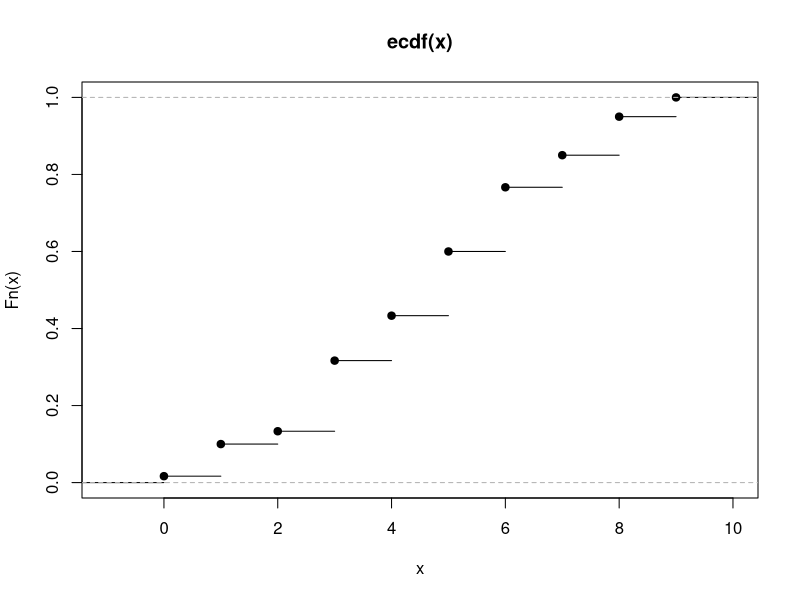
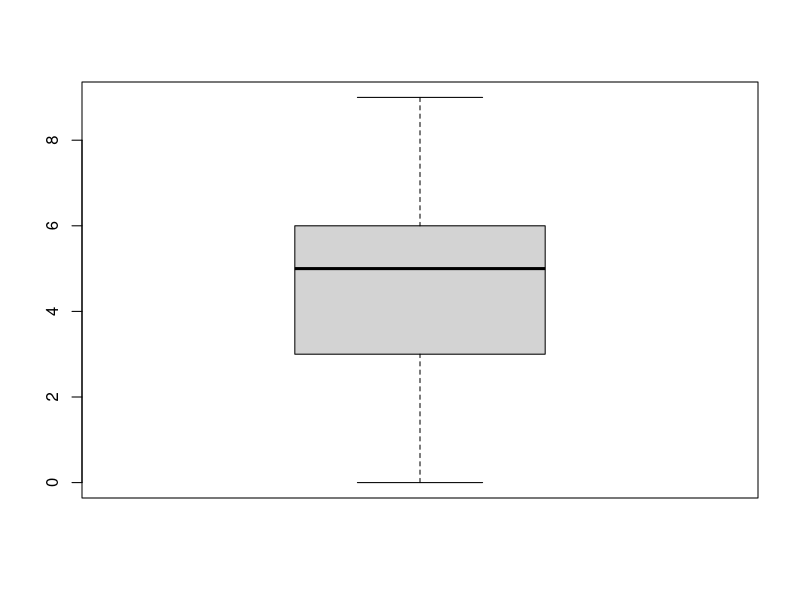
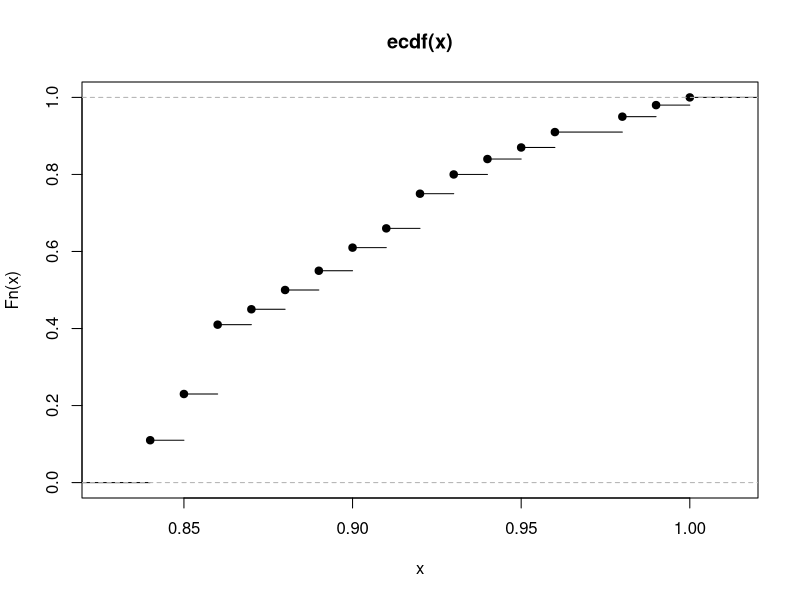
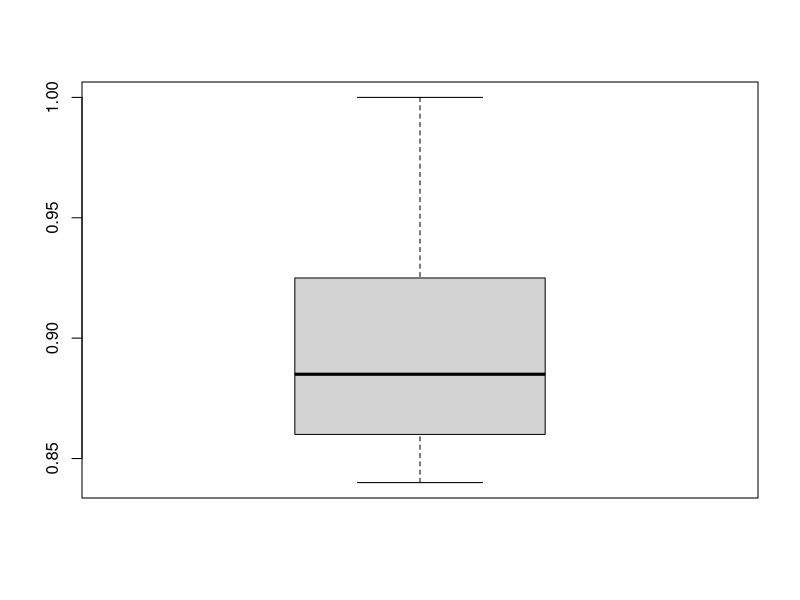
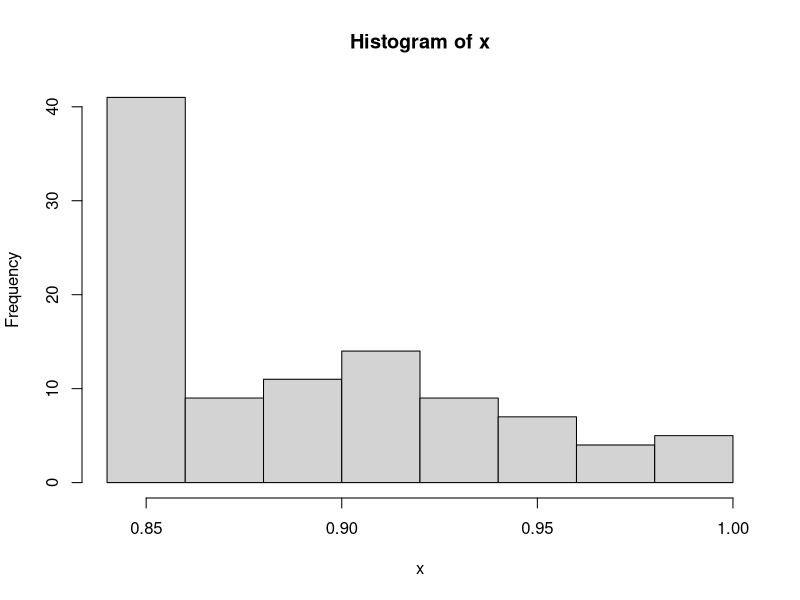
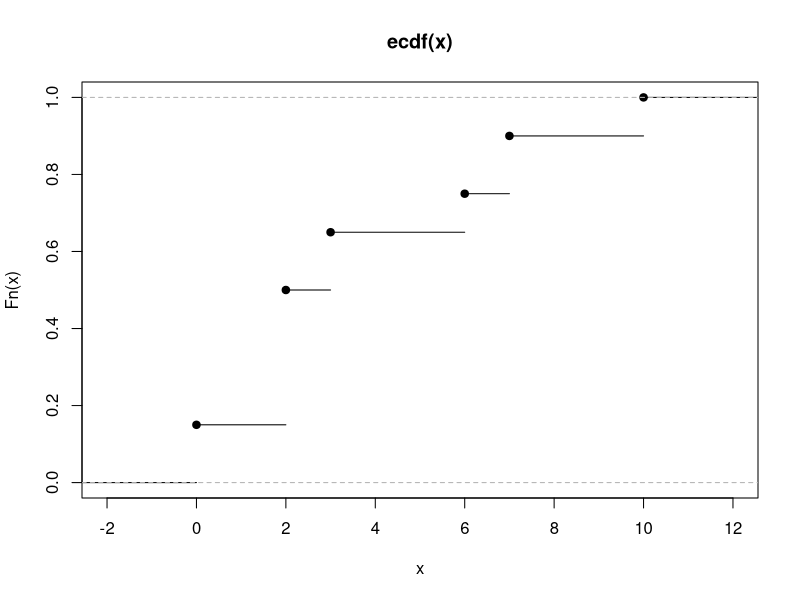
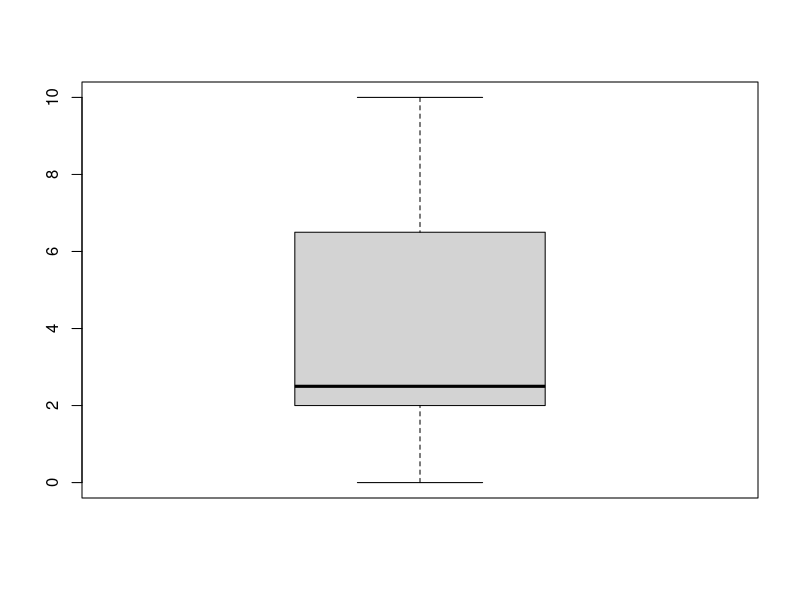

Generate these figures, in order, with R:
x<-c(3, 7, 5, 6, 4, 1, 3, 4, 8, 6, 5, 8, 3, 4, 9, 0, 7, 6, 5, 7, 3, 5, 3, 1, 8, 5, 9, 3, 2,
     1, 6, 8, 6, 5, 4, 3, 6, 5, 6, 7, 8, 9, 3, 4, 5, 6, 3, 2, 7, 6, 8, 4, 5, 1, 3, 4, 5, 6, 3, 1)
f<-ecdf(x)
plot(f)
table(x)
mean(x)
median(x)
var(x)
range(x)
IQR(x)
summary(x)
boxplot(x)

#2
x <- c(0.84, 1.00, 0.94, 0.92, 0.85, 0.93, 0.84, 0.90, 0.84, 0.91, 
       0.85, 0.84, 0.84, 0.85, 0.88, 0.99, 0.86, 0.88, 0.92, 0.87, 
       0.92, 0.90, 0.93, 0.93, 0.96, 0.91, 0.95, 0.92, 0.85, 0.89, 
       1.00, 0.94, 0.93, 0.86, 0.86, 0.90, 0.90, 0.88, 0.89, 0.86, 
       0.86, 0.85, 0.85, 0.84, 0.91, 0.98, 0.85, 0.86, 0.85, 0.87, 
       0.92, 0.84, 0.91, 0.95, 0.85, 0.86, 0.99, 0.92, 0.84, 0.86, 
       0.84, 0.89, 0.90, 0.86, 0.84, 0.89, 0.86, 0.86, 0.86, 0.88, 
       0.96, 0.94, 0.86, 0.85, 0.86, 0.96, 0.93, 0.86, 0.98, 0.89, 
       0.94, 0.86, 0.87, 0.99, 0.84, 0.92, 0.96, 0.88, 0.92, 0.98, 
       0.85, 0.90, 0.91, 0.86, 0.95, 0.86, 0.85, 0.92, 0.87, 0.98)
f<-ecdf(x)
plot(f)
table(x)
mean(x)
median(x)
var(x)
range(x)
IQR(x)
summary(x)
boxplot(x)

hist(x)

#3
x<- c(7, 7, 3, 10, 10, 0, 0, 6, 3, 2, 3, 2, 0, 2, 2, 7, 2, 6, 2, 2)
f<-ecdf(x)
plot(f)
f(0)
mean(x)
median(x)
var(x)
range(x)
IQR(x)
summary(x)
boxplot(x)
a <- c(f(0), f(6), f(2), f(3), f(4), f(7), f(10))
p <- pgeom(0:7,0.2)
m <- max(abs(p-a))
